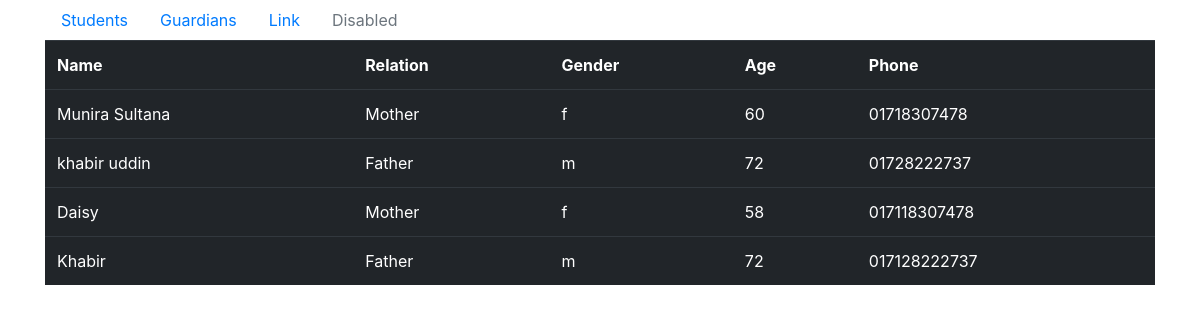
The app's page /students/glist/ with its own data.
### students/models.py (models this page shows, shortened)
class GuardianInfo(models.Model):
    name = models.CharField(max_length=100)
    relation = models.CharField(max_length=30)
    gender_choice = (('m', 'Male'), ('f', 'Female'))
    gender = models.CharField(max_length = 20, choices=gender_choice)
    age = models.IntegerField()
    phone = models.CharField(max_length=20, unique=True)

### students/views.py (the view)
# urls.py: path('glist/',views.GuardianInfoListVW, name="guardians-info-list"),
def GuardianInfoListVW(request):
    all_guardian = GuardianInfo.objects.all()
    context = {"Guardian_list":all_guardian}
    return render(request, 'students/guardian_info_list.html', context)

### templates/students/guardian_info_list.html
{% extends 'base.html' %}
{% block content %}
<html>
<head> </head>
<body>
<table class = "table table-dark">
  <tr>
    <th> Name </th>
    <th> Relation </th>
    <th> Gender </th>
    <th> Age </th>
    <th> Phone </th>
  </tr>
  {% for g in Guardian_list %}
  <tr>
    <td> {{ g.name }} </td>
    <td> {{ g.relation }} </td>
    <td> {{ g.gender }} </td>
    <td> {{ g.age }} </td>
    <td> {{ g.phone }} </td>
  </tr>
  {% endfor %}
</table>
</body>
</html>
{% endblock %}

### records on screen
GuardianInfo: name "Munira Sultana", relation "Mother", gender "f", age "60", phone "01718307478"
GuardianInfo: name "khabir uddin", relation "Father", gender "m", age "72", phone "01728222737"
GuardianInfo: name "Daisy", relation "Mother", gender "f", age "58", phone "017118307478"
GuardianInfo: name "Khabir", relation "Father", gender "m", age "72", phone "017128222737"
